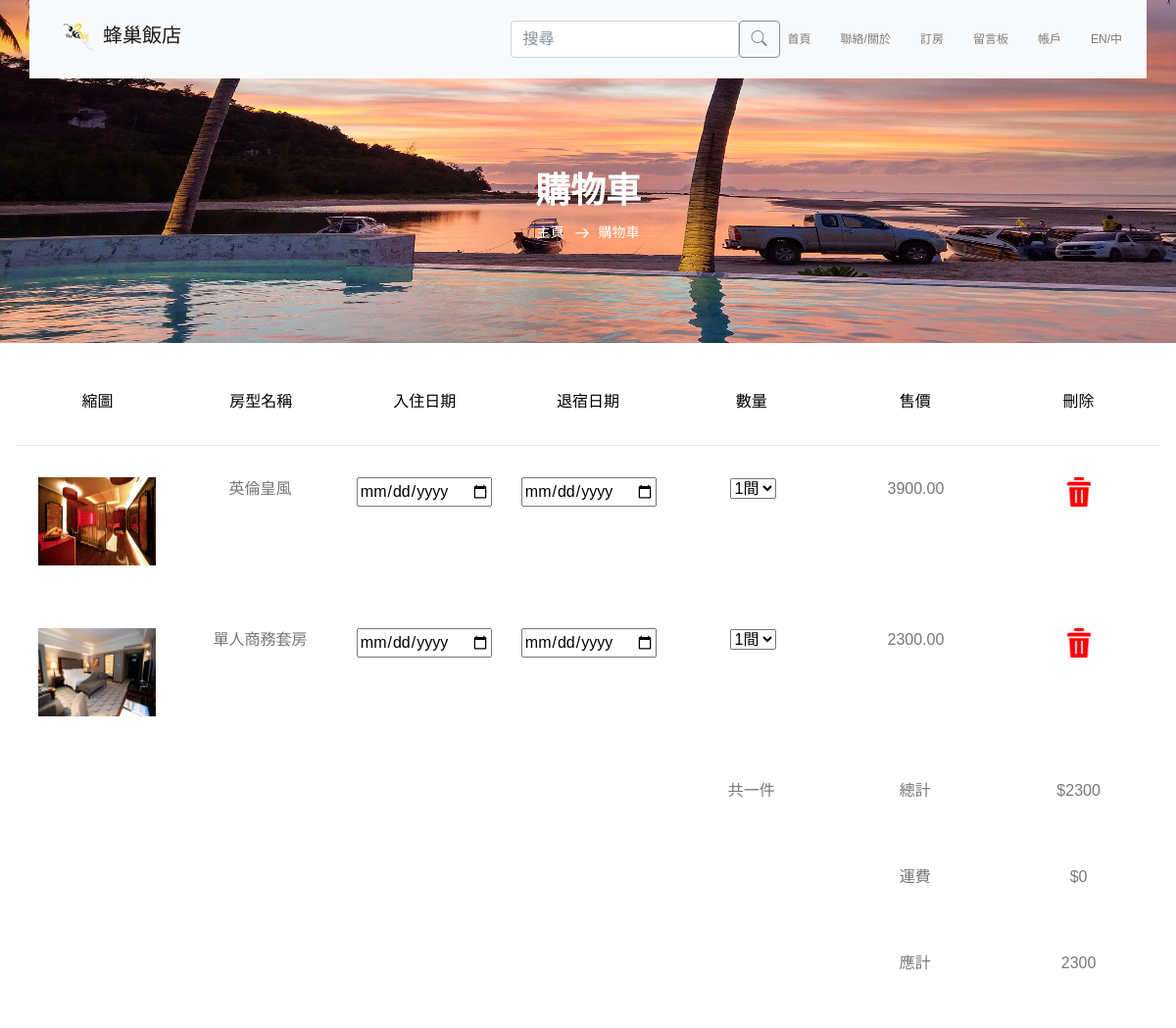
The app's page /cart.php (signed in, upper part), older data.
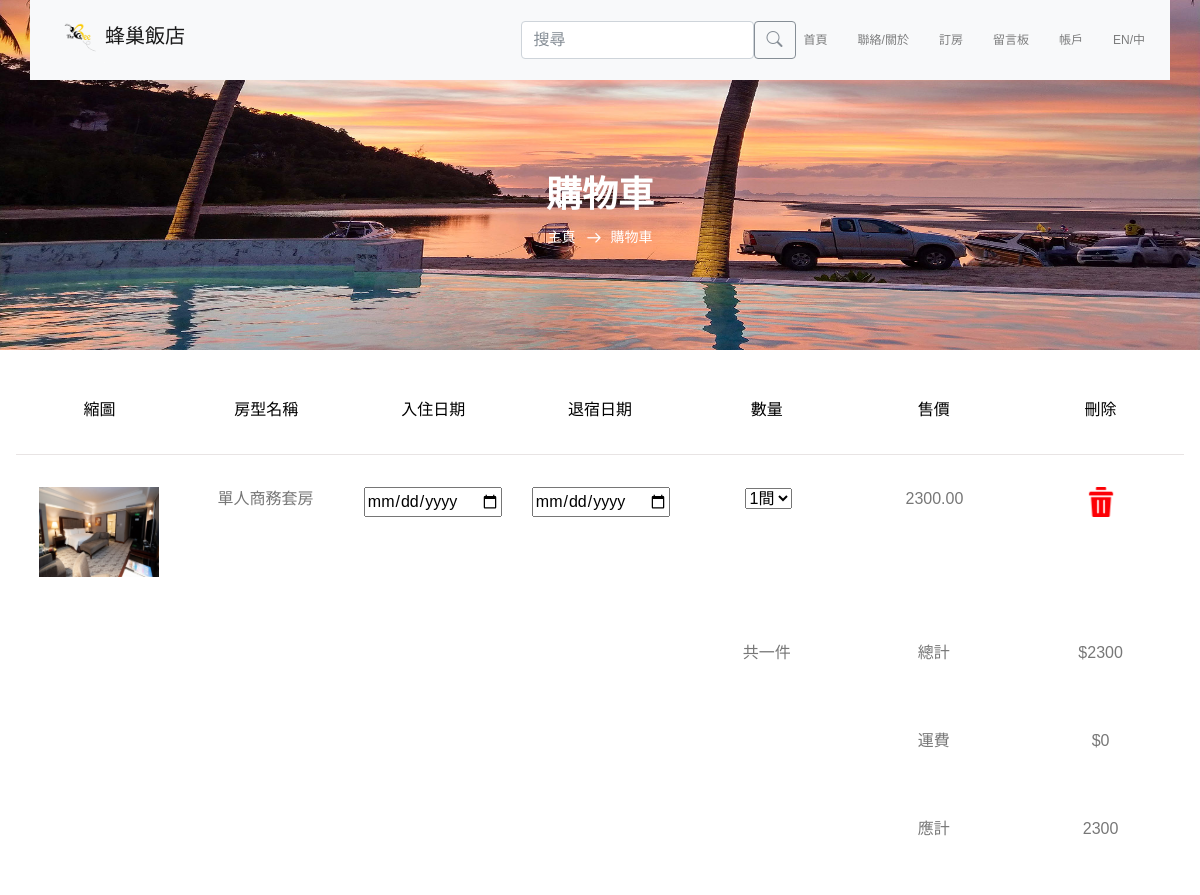
The same page, newer data.
### tables this page shows
CREATE TABLE `cart` (
  `id` int(11) NOT NULL,
  `account_id` int(11) NOT NULL,
  `pno` int(11) NOT NULL
);

CREATE TABLE `product` (
  `pno` int(11) NOT NULL,
  `pname` varchar(30) NOT NULL,
  `description` varchar(100) NOT NULL,
  `file_type` varchar(20) NOT NULL,
  `unitprice` decimal(10,2) NOT NULL,
  `category` varchar(20) NOT NULL
);

### cart.php (the view, shortened to what this page needs)
<!DOCTYPE html>
<html lang="en">
<head>
    <?php include("import.php") ?>
</head>
<body>
    <?php include("nav.php") ?>
    <section class="breadcrumb_area" style="background-image: url(./images/cart.jpg);  background-size:100% 100%">
        <div class="container">
            <div class="page-cover text-center">
                <h2 class="page-cover-tittle" ">購物車</h2>
                <ol class="breadcrumb">
                    <li><a href="index.php">主頁</a></li>
                    <li class="active">購物車</li>
                </ol>
            </div>
        </div>
    </section>
<div class="container" style="text-align: center; padding:1rem; font-size: 1rem;">
    <form action="" method="post" name="form1">
            <div class="row" style="padding: 2rem 0rem; color: black; border-bottom: 0.05rem solid rgb(232, 228, 228);">
            <div class="col-3 col-sm">縮圖</div>
            <div class="col-3 col-sm">房型名稱</div>
            <div class="col-3 col-sm">入住日期</div>
            <div class="col-3 col-sm">退宿日期</div>
            <div class="col-3 col-sm">數量</div>
            <div class="col-3 col-sm">售價</div>
            <div class="col-3 col-sm">刪除</div>
        </div>
         <?php
         if(isset($_SESSION['account'])){
        $link = mysqli_connect("localhost","root","","beehotel");
         mysqli_query($link, "SET NAMES UTF8");
         $account = $_SESSION['account_id'];
         if($result = mysqli_query($link,"SELECT * FROM cart as c, product as p WHERE  c.pno=p.pno AND c.account_id = $account;")) {
                    while ($record = mysqli_fetch_assoc($result)) {
          echo '<div class="row" style="padding: 2rem 0rem;">';
          echo '<div class="col-3 col-sm"><img src="images/product/'.$record['file_type'].'" alt="" width="120px" height="90px"></div>';
          echo '<div class="col-3 col-sm">'.$record['pname'].'</div>';
          echo '<div class="col-3 col-sm"><input type="date"></div>';
          echo  '<div class="col-3 col-sm"><input type="date"></div>';
		  echo'<div class="col-6 col-sm"><select >
                    <option value="1"> 1間 </option>
                    <option value="2"> 2間 </option>
                    <option value="3"> 3間 </option>
                    <option value="4"> 4間 </option></select></div>';
         echo '<div class="col-3 col-sm">'.$record["unitprice"].'</div>';
         echo '<div class="col-3 col-sm"><a href="#"><img src="./images/delete.png" alt="" width="30px" height="30px"></a></div></div>';
                    }
                }
             }
        ?>
        <div class="row" style="padding: 2rem 0rem;">
            <div class="col col-sm"></div>
            <div class="col col-sm"></div>
            <div class="col col-sm"></div>
            <div class="col col-sm"></div>
            <div class="col-3 col-sm">共一件</div>
            <div class="col-2 col-sm">總計</div>
            <div class="col-2 col-sm">$2300</div>
        </div>
        <div class="row" style="padding: 2rem 0rem;">
            <div class="col col-sm"></div>
            <div class="col col-sm"></div>
            <div class="col col-sm"></div>
            <div class="col col-sm"></div>
            <div class="col-2 col-sm"></div>
            <div class="col-2 col-sm">運費</div>
            <div class="col-2 col-sm">$0</div>
        </div>
        <div class="row" style="padding: 2rem 0rem;">
            <div class="col col-sm"></div>
            <div class="col col-sm"></div>
            <div class="col col-sm"></div>
            <div class="col col-sm"></div>
            <div class="col-2 col-sm"></div>
            <div class="col-2 col-sm">應計</div>
            <div class="col-2 col-sm">2300</div>
        </div>
    </form>
</div>
<?php include("footer.php") ?>
</body>
</html>

### import.php (shortened to what this page needs)
<link rel="stylesheet" type="text/css" href="css/style.css">
<link rel="stylesheet" href="vendors/linericon/style.css">
<link rel="stylesheet" href="css/bootstrap.css">
<link rel="stylesheet" href="vendors/bootstrap-datepicker/bootstrap-datetimepicker.min.css">
<link rel="stylesheet" href="vendors/nice-select/css/nice-select.css">
<link rel="stylesheet" href="vendors/owl-carousel/owl.carousel.min.css">
<link rel="stylesheet" href="css/product.css">
<link rel="stylesheet" href="css/style.css">
<link rel="stylesheet" href="css/nav-style.css">
<link rel="stylesheet" href="css/responsive.css">
<link rel="stylesheet" href="css/font-awesome.min.css">

### nav.php (shortened to what this page needs)
<link rel="stylesheet" href="https://cdn.jsdelivr.net/npm/bootstrap-icons@1.3.0/font/bootstrap-icons.css">
<header class="header_area">
    <div class="container">
        <nav class="navbar navbar-expand-lg navbar-light navbar-light bg-light">
            <a class="navbar-brand logo_h" href="index.php"><img src="images/logo.png" width="50" height="50">蜂巢飯店
            </a>
            <div class="collapse navbar-collapse offset " id="navbarSupportedContent">
                <ul class="nav navbar-nav menu_nav ml-auto  ">
                    <form class="d-flex nav-link form-inline">
                        <input class="form-control me-2 " type="search" placeholder="搜尋" aria-label="Search">
                        <button onclick="play()" class="btn  btn-outline-secondary " type="submit"><i
                                class="bi bi-search"></i></button>
                    </form>
                    <li class="nav-item"><a class="nav-link" href="index.php">首頁</a></li>
                    <li class="nav-item submenu dropdown">
                        <a href="#" class="nav-link dropdown-toggle" data-toggle="dropdown" role="button"
                            aria-haspopup="true" aria-expanded="false" onclick="play()">聯絡/關於</a>
                    </li>
                    <li class="nav-item submenu dropdown">
                        <a href="#" class="nav-link dropdown-toggle" data-toggle="dropdown" role="button"
                            aria-haspopup="true" aria-expanded="false" onclick="play()">訂房</a>
                    </li>
                    <li class="nav-item"><a class="nav-link" href="comment.php">留言板</a></li>
                    <li class="nav-item submenu dropdown">
                        <a href="#" class="nav-link dropdown-toggle" data-toggle="dropdown" role="button" aria-haspopup="true" aria-expanded="false" onclick="play()">帳戶</a>
                    </li>
                    <li class="nav-item submenu dropdown">
                        <a href="#" class="nav-link dropdown-toggle" data-toggle="dropdown" role="button"
                            aria-haspopup="true" aria-expanded="false" onclick="play()">EN/中</a>
                    </li>
                </ul>
            </div>
        </nav>
    </div>
</header>

### footer.php (shortened to what this page needs)
<link rel="stylesheet" href="https://cdn.jsdelivr.net/npm/bootstrap-icons@1.3.0/font/bootstrap-icons.css">

### css/style.css (style rules this page uses)
a { text-decoration: none; -webkit-transition: all 0.3s ease-in-out; -o-transition: all 0.3s ease-in-out; transition: all 0.3s ease-in-out; }
body { line-height: 24px; font-size: 14px; font-family: "Poppins", sans-serif; font-weight: 300; color: #777777; }
section { background: #fff; }
h1, h2, h3, h4, h5, h6 { font-family: "Poppins", sans-serif; font-weight: 600; }
@media (min-width: 1200px) { .container { max-width: 1170px; } }
.header_area { position: absolute; top: 0; left: 0; width: 100%; z-index: 20; }
.navbar { padding: 0px; border: 0px; border-radius: 0px; }
.navbar { padding: 0px 25px; }
.navbar .logo_h { padding-top: 0px; }
.navbar .menu_nav .nav-item .nav-link { font: 500 12px/80px "Poppins", sans-serif; text-transform: uppercase; padding: 0px; }
.navbar .menu_nav .nav-item .nav-link:after { display: none; }
.navbar .menu_nav .nav-item.submenu { position: relative; }
.navbar .menu_nav .nav-item + li { margin-left: 30px; }
.breadcrumb_area { position: relative; padding: 172px 0px 84px; background: #04091e; z-index: 1; overflow: hidden; }
.page-cover-tittle { display: block; font-size: 36px; line-height: 45px; color: #fff; }
.breadcrumb { text-align: center; background: transparent; padding: 0px; display: inline-block; }
.breadcrumb li { display: inline-block; color: #fff; }
.breadcrumb li a { color: #fff; }
.breadcrumb li + li:before { content: "\e87a"; font-family: 'Linearicons-Free'; font-size: 14px; font-weight: 600; vertical-align: middle; margin: 0px 10px 0px 7px; }

Row changes from the older to the newer data that the page shows:
removed cart: product.file_type (picture), product.pname "英倫皇風", product.unitprice "3900.00"
